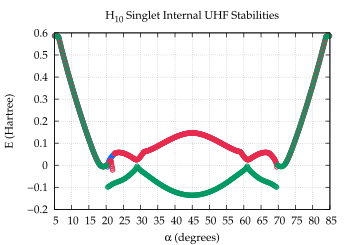

Generate this figure with gnuplot:
set term postscript enhanced eps color "Palatino" 16
set size 0.7, 0.7
set encoding iso

# Set line styles
set style line  1 lt 1 lw 3 lc rgb "#0070FF" pt 6    # blue
set style line  2 lt 1 lw 3 lc rgb "#E52B50" pt 6    # red
set style line  3 lt 1 lw 3 lc rgb "#009A63" pt 6    # green
set style line  4 lt 1 lw 3 lc rgb "#702963" pt 6    # purple
set style line  5 lt 1 lw 3 lc rgb "#F28500" pt 6    # orange
set style line  6 lt 1 lw 3 lc rgb "#00BFFF" pt 6    # deep sky blue
set style line  7 lt 1 lw 3 lc rgb "#FF91A4" pt 6    # pink
set style line  8 lt 1 lw 3 lc rgb "#50C878" pt 6    # light green
set style line  9 lt 1 lw 3 lc rgb "#C9A0DC" pt 6    # lavender
set style line 10 lt 1 lw 3 lc rgb "#000000" pt 6    # black
set style line 11 lt 2 lw 3 lc rgb "#0070FF" pt 6    # blue
set style line 12 lt 2 lw 3 lc rgb "#E52B50" pt 6    # red
set style line 13 lt 2 lw 3 lc rgb "#009A63" pt 6    # green
set style line 14 lt 2 lw 3 lc rgb "#702963" pt 6    # purple
set style line 15 lt 2 lw 3 lc rgb "#F28500" pt 6    # orange
set style line 16 lt 2 lw 3 lc rgb "#00BFFF" pt 6    # deep sky blue
set style line 17 lt 2 lw 3 lc rgb "#FF91A4" pt 6    # pink
set style line 18 lt 2 lw 3 lc rgb "#50C878" pt 6    # light green
set style line 19 lt 2 lw 3 lc rgb "#C9A0DC" pt 6    # lavender
set style line 20 lt 2 lw 3 lc rgb "#000000" pt 6    # black
set style line 100 lt 1 lw 1 lc rgb "#FFFFFF"

set title "H_{10} Singlet Internal UHF Stabilities"
set xlabel "{/Symbol a} (degrees)"
set ylabel "E (Hartree)"
unset key
set xtics 0, 5
set grid xtics x2tics ytics

set output "h10_singlet_internalUHFstability.eps"
set xrange [5:85]
set yrange [*:*]
plot "follow23/h10hess" u 1:3 ls 1,  \
     "follow20/h10hess" u 1:3 ls 2,  \
     "test/follow37.5/h10hess" u 1:3 ls 3
